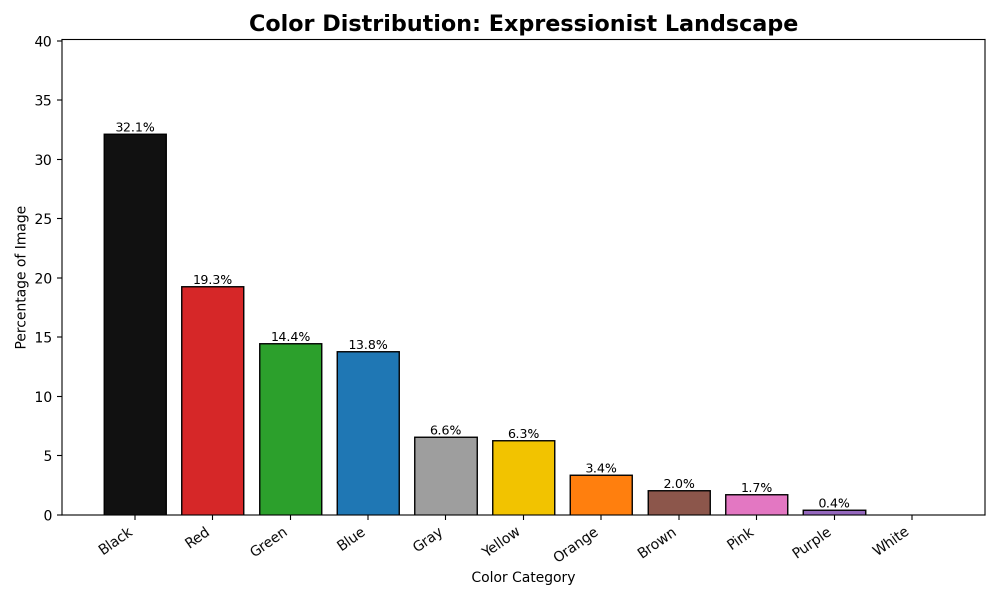
#> input picture expressionist_landscape_color_distribution.png, 2000 x 1200 px (shown at 1/2 size)
$ python -i analyzer.py   (imports and definitions only)
#> lines starting #> are read from the running program, lines starting #| are printed output that depends on the picture
"""
Core image analysis functions for ColorScope.
"""

from __future__ import annotations

from pathlib import Path
from typing import Dict

import numpy as np
import pandas as pd
from PIL import Image

from color_mapper import COLOR_CATEGORIES, map_rgb_to_category


def load_image_pixels(image_path: str | Path, max_size: int = 500) -> np.ndarray:
    """
    Load an image and return RGB pixels as a NumPy array.

    The image is resized while keeping aspect ratio to improve performance.
    Transparent pixels are composited over white.
    """
#> called with max_size = 500
    image_path = Path(image_path)
    if not image_path.exists():
        raise FileNotFoundError(f"Image not found: {image_path}")

    img = Image.open(image_path)
#> img is the input picture: PIL image 2000x1200 RGBA; mean R, G, B, A 230.3, 228.5, 225.8, 255

    if img.mode in ("RGBA", "LA"):
        background = Image.new("RGBA", img.size, (255, 255, 255, 255))
#> background: PIL image 2000x1200 RGBA; every value is 255
        background.alpha_composite(img.convert("RGBA"))
        img = background.convert("RGB")
#> img: PIL image 2000x1200 RGB
    else:
        img = img.convert("RGB")

    img.thumbnail((max_size, max_size))
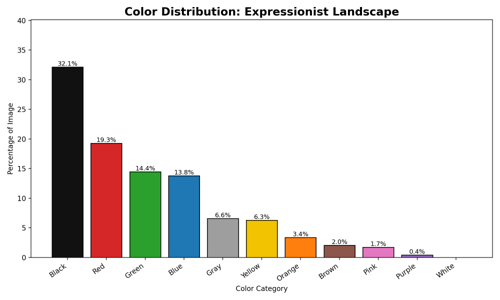
#> img: PIL image 500x300 RGB; mean R, G, B 230.1, 228.4, 225.7
    pixels = np.array(img).reshape(-1, 3)
    return pixels


def analyze_image(image_path: str | Path, max_size: int = 500) -> pd.DataFrame:
    """
    Analyze an image and return color category counts and percentages.
    """
    pixels = load_image_pixels(image_path, max_size=max_size)

    counts: Dict[str, int] = {color: 0 for color in COLOR_CATEGORIES}

    for r, g, b in pixels:
        category = map_rgb_to_category(int(r), int(g), int(b))
        counts[category] += 1

    total_pixels = sum(counts.values())

    data = []
    for category in COLOR_CATEGORIES:
        count = counts[category]
        percentage = round((count / total_pixels) * 100, 2)
        data.append(
            {
                "color_category": category,
                "pixel_count": count,
                "percentage": percentage,
            }
        )

    return pd.DataFrame(data).sort_values("percentage", ascending=False)

>>> result = load_image_pixels('../expressionist_landscape_color_distribution.png')

$ run again, on flowers_vase_color_distribution.png
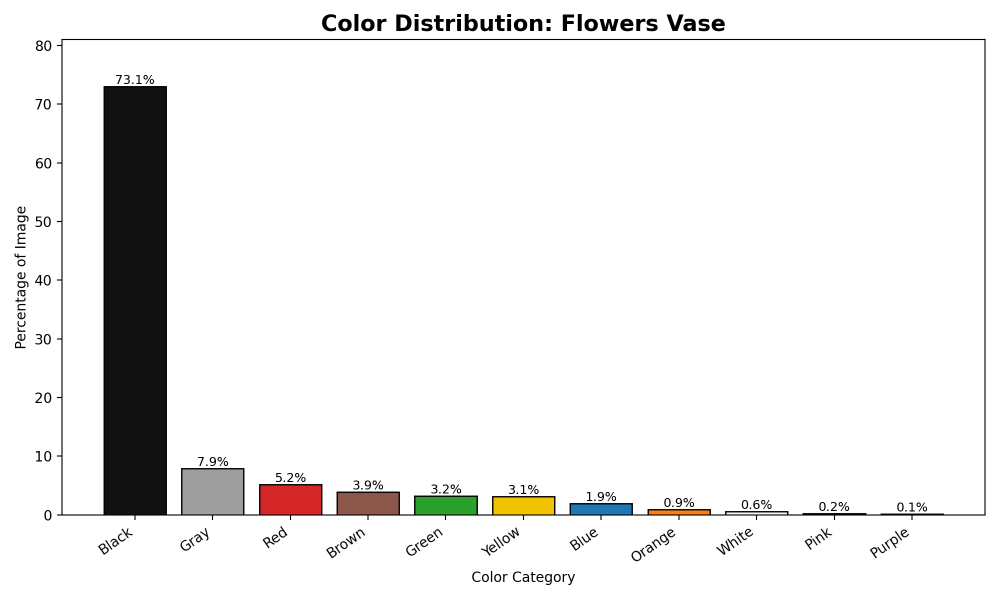
#> input picture flowers_vase_color_distribution.png, 2000 x 1200 px (shown at 1/2 size)
#> in load_image_pixels, img is the input picture: PIL image 2000x1200 RGBA; mean R, G, B, A 238.3, 237.8, 237.3, 255
#> background: PIL image 2000x1200 RGBA; every value is 255
#> in load_image_pixels, `img.thumbnail((max_size, max_size))`:
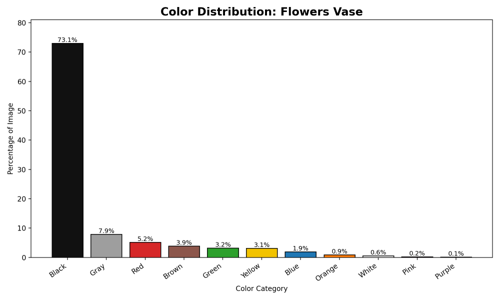
#> img: PIL image 500x300 RGB; mean R, G, B 238.1, 237.6, 237.1

$ run again, on wheat_field_color_distribution.png
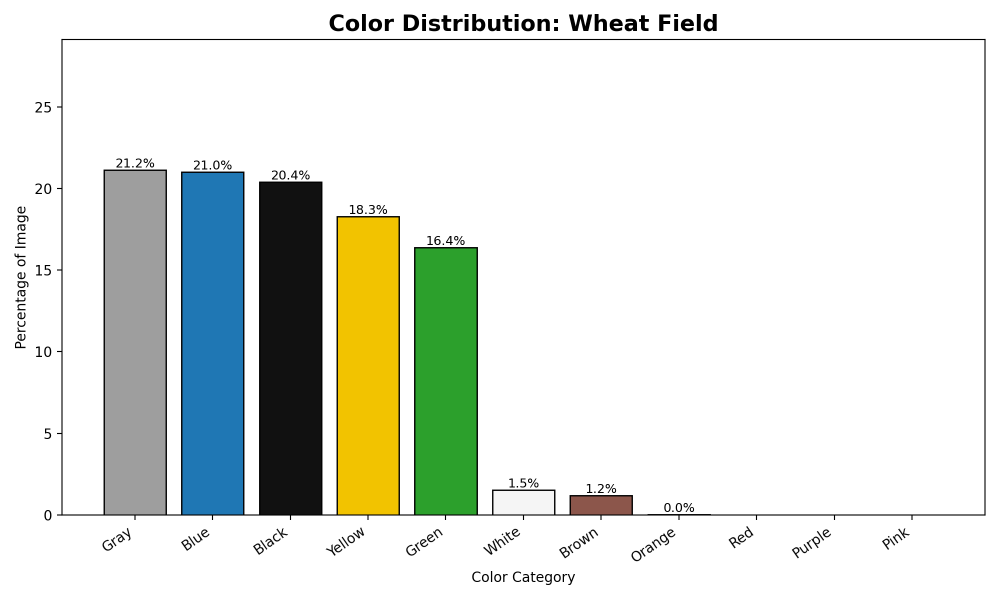
#> input picture wheat_field_color_distribution.png, 2000 x 1200 px (shown at 1/2 size)
#> in load_image_pixels, img is the input picture: PIL image 2000x1200 RGBA; mean R, G, B, A 223.6, 228.3, 221.4, 255
#> background: PIL image 2000x1200 RGBA; every value is 255
#> in load_image_pixels, `img.thumbnail((max_size, max_size))`:
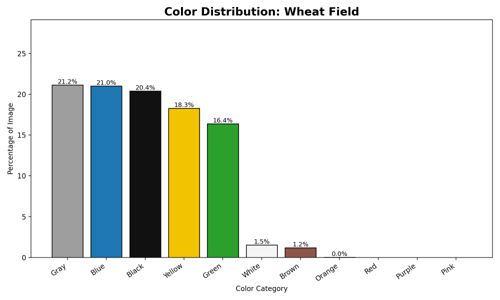
#> img: PIL image 500x300 RGB; mean R, G, B 223.4, 228.1, 221.2
